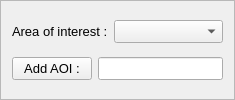
        <widget class="QFrame" name="frame_6">
         <property name="frameShape">
          <enum>QFrame::StyledPanel</enum>
         </property>
         <property name="frameShadow">
          <enum>QFrame::Raised</enum>
         </property>
         <layout class="QVBoxLayout" name="verticalLayout_10">
          <item>
           <layout class="QHBoxLayout" name="horizontalLayout_40">
            <item>
             <widget class="QLabel" name="label_41">
              <property name="font">
               <font>
                <pointsize>10</pointsize>
               </font>
              </property>
              <property name="text">
               <string>Area of interest :</string>
              </property>
             </widget>
            </item>
            <item>
             <widget class="QComboBox" name="comboPOI">
              <property name="sizePolicy">
               <sizepolicy hsizetype="Preferred" vsizetype="Fixed">
                <horstretch>1</horstretch>
                <verstretch>0</verstretch>
               </sizepolicy>
              </property>
              <property name="font">
               <font>
                <pointsize>10</pointsize>
               </font>
              </property>
             </widget>
            </item>
           </layout>
          </item>
          <item>
           <layout class="QHBoxLayout" name="horizontalLayout_70">
            <item>
             <widget class="QPushButton" name="btnAddPOI">
              <property name="font">
               <font>
                <pointsize>10</pointsize>
               </font>
              </property>
              <property name="text">
               <string>Add AOI :</string>
              </property>
             </widget>
            </item>
            <item>
             <widget class="QLineEdit" name="lePOI">
              <property name="sizePolicy">
               <sizepolicy hsizetype="Expanding" vsizetype="Fixed">
                <horstretch>1</horstretch>
                <verstretch>0</verstretch>
               </sizepolicy>
              </property>
              <property name="font">
               <font>
                <pointsize>10</pointsize>
               </font>
              </property>
             </widget>
            </item>
           </layout>
          </item>
         </layout>
        </widget>
